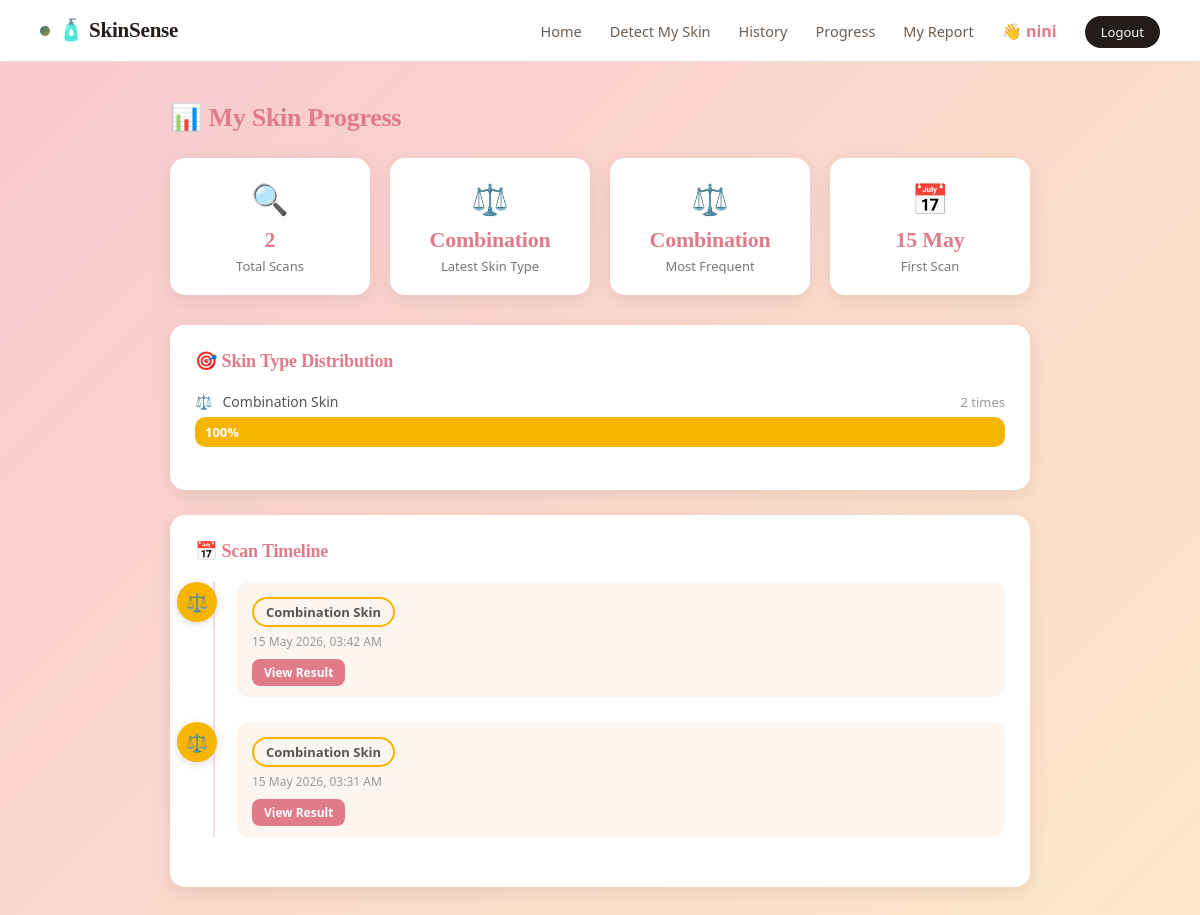
Screenshot of /progress.php (signed in) with the database file from the repository.
### tables this page shows
CREATE TABLE `skin_analysis` (
  `id` int NOT NULL,
  `user_id` int NOT NULL,
  `image_path` varchar(255) DEFAULT NULL,
  `skin_type` varchar(50) DEFAULT NULL,
  `detected_at` timestamp NULL DEFAULT CURRENT_TIMESTAMP
);

### progress.php (the view, shortened to what this page needs)
<?php
require_once 'includes/db.php';
$userId = $_SESSION['user_id'];
$result = mysqli_query($conn,
    "SELECT * FROM skin_analysis
     WHERE user_id='$userId'
     ORDER BY detected_at ASC");
$analyses = [];
while($row = mysqli_fetch_assoc($result)) {
    $analyses[] = $row;
}
$totalAnalyses = count($analyses);
$latest = !empty($analyses) ? end($analyses) : null;
$freqResult = mysqli_query($conn,
    "SELECT skin_type, COUNT(*) as total
     FROM skin_analysis
     WHERE user_id='$userId'
     GROUP BY skin_type
     ORDER BY total DESC
     LIMIT 1");
$mostFrequent = mysqli_fetch_assoc($freqResult);
$skinEmojis = [
    "oily" => "💦",
    "dry" => "🌵",
    "normal" => "✨",
    "combination" => "⚖️"
];
$skinColors = [
    "oily" => "#4ECDC4",
    "dry" => "#FF6B6B",
    "normal" => "#95E1D3",
    "combination" => "#F8B500"
];
?>
<!DOCTYPE html>
<html lang="en">
<head>
    <link rel="stylesheet" href="assets/css/style.css">
    <link rel="stylesheet" href="assets/css/style1.css">
</head>
<body>
<body class="gradient-bg">
    <nav>
        <div class="nav-container">
            <a href="home.php" style="text-decoration:none;">
                <h1 class="logo">🧴 SkinSense</h1>
            </a>
            <ul>
                <li><a href="home.php">Home</a></li>
                <li><a href="upload.php">Detect My Skin</a></li>
                <li><a href="history.php">History</a></li>
                <li><a href="progress.php">Progress</a></li>
                <li><a href="report.php">My Report</a></li>
                <?php if(isset($_SESSION['user_id'])): ?>
                    <li style="color:#e07b8a; font-weight:bold;">
                        👋 <?php echo $_SESSION['user_name']; ?>
                    </li>
                    <li><a href="#" class="btn-logout" onclick="openLogoutModal(event)">Logout</a></li>
                <?php else: ?>
                    <li><a href="login.php">Login</a></li>
                    <li><a href="register.php">Register</a></li>
                <?php endif; ?>
            </ul>
        </div>
    </nav>
    <div class="progress-container">
        <h2 class="progress-title">📊 My Skin Progress</h2>
        <?php if($totalAnalyses == 0): ?>
        <div class="empty-history">
            <span>📊</span>
            <h3>No data yet!</h3>
            <p>Upload your first photo to start tracking your progress</p>
            <a href="upload.php" class="btn-main">Start Detection →</a>
        </div>
        <?php else: ?>
        <div class="progress-stats">
            <div class="progress-stat-card">
                <span>🔍</span>
                <h3><?php echo $totalAnalyses; ?></h3>
                <p>Total Scans</p>
            </div>
            <div class="progress-stat-card">
                <span><?php echo $skinEmojis[$latest['skin_type']] ?? '🔍'; ?></span>
                <h3><?php echo ucfirst($latest['skin_type']); ?></h3>
                <p>Latest Skin Type</p>
            </div>
            <div class="progress-stat-card">
                <span><?php echo $skinEmojis[$mostFrequent['skin_type']] ?? '🔍'; ?></span>
                <h3><?php echo ucfirst($mostFrequent['skin_type']); ?></h3>
                <p>Most Frequent</p>
            </div>
            <div class="progress-stat-card">
                <span>📅</span>
                <h3><?php echo date('d M', strtotime($analyses[0]['detected_at'])); ?></h3>
                <p>First Scan</p>
            </div>
        </div>
        <div class="progress-section">
            <h3>🎯 Skin Type Distribution</h3>
            <?php
            $distResult = mysqli_query($conn,
                "SELECT skin_type, COUNT(*) as total
                 FROM skin_analysis
                 WHERE user_id='$userId'
                 GROUP BY skin_type
                 ORDER BY total DESC");
            while($dist = mysqli_fetch_assoc($distResult)):
                $percentage = round(($dist['total'] / $totalAnalyses) * 100);
                $color = $skinColors[$dist['skin_type']] ?? '#e07b8a';
            ?>
            <div class="progress-bar-row">
                <div class="progress-bar-label">
                    <span><?php echo $skinEmojis[$dist['skin_type']] ?? '🔍'; ?></span>
                    <span><?php echo ucfirst($dist['skin_type']); ?> Skin</span>
                    <span class="progress-count"><?php echo $dist['total']; ?> times</span>
                </div>
                <div class="progress-bar-track">
                    <div class="progress-bar-fill"
                         style="width:<?php echo $percentage; ?>%;
                                background:<?php echo $color; ?>;">
                        <?php echo $percentage; ?>%
                    </div>
                </div>
            </div>
            <?php endwhile; ?>
        </div>
        <div class="progress-section">
            <h3>📅 Scan Timeline</h3>
            <div class="timeline">
                <?php foreach(array_reverse($analyses) as $index => $analysis):
                    $skinType = $analysis['skin_type'];
                    $emoji = $skinEmojis[$skinType] ?? '🔍';
                    $color = $skinColors[$skinType] ?? '#e07b8a';
                ?>
                <div class="timeline-item">
                    <div class="timeline-dot"
                         style="background:<?php echo $color; ?>;">
                        <?php echo $emoji; ?>
                    </div>
                    <div class="timeline-content">
                        <div class="timeline-badge"
                             style="border-color:<?php echo $color; ?>;">
                            <?php echo ucfirst($skinType); ?> Skin
                        </div>
                        <p class="timeline-date">
                            <?php echo date('d M Y, h:i A',
                                strtotime($analysis['detected_at'])); ?>
                        </p>
                        <a href="result.php?id=<?php echo $analysis['id']; ?>"
                           class="btn-view" style="font-size:12px; padding:5px 12px;">
                            View Result
                        </a>
                    </div>
                </div>
                <?php endforeach; ?>
            </div>
        </div>
        <?php endif; ?>
    </div>
</body>
</html>

### assets/css/style.css (style rules this page uses)
:root { --paper: #FBF6EF; --paper-deep: #F3EADC; --ink: #241C18; --ink-soft: #6B5E54; --ink-faint: #9C8F82; --line: #E8DDD1; --card: #FFFFFF; --clay: #e07b8a; --clay-deep: #c0546a; --clay-tint: #fde8ec; --oily: #3D6E77; --oily-tint: #DCE9EA; --dry: #C08A3E; --dry-tint: #F2E6D1; --normal: #5F8A56; --normal-tint:#DFEBDA; --success: #4C8B5C; --success-tint: #E3F0E4; --error: #B8483A; --error-tint: #F7E4E0; --radius-sm: 8px; --radius-md: 14px; --radius-lg: 22px; --shadow: 0 10px 30px rgba(36,28,24,0.08); --shadow-sm: 0 4px 14px rgba(36,28,24,0.06); }
body { font-family: 'Quicksand', 'Segoe UI', sans-serif; }
h1, h2, h3 { font-family: 'Fredoka', 'Quicksand', sans-serif; font-weight: 600; }
* { margin: 0; padding: 0; box-sizing: border-box; }
html { scroll-behavior: smooth; }
body { background-color: var(--paper); color: var(--ink); font-family: 'IBM Plex Sans', 'Segoe UI', sans-serif; -webkit-font-smoothing: antialiased; }
.gradient-bg { background: linear-gradient(135deg, #f8c8d0, #fde8c8); min-height: 100vh; }
h1, h2, h3 { font-family: 'Newsreader', Georgia, serif; font-weight: 600; letter-spacing: -0.01em; }
nav { background-color: var(--card); padding: 18px 40px; border-bottom: 1px solid var(--line); }
.nav-container { display: flex; justify-content: space-between; align-items: center; max-width: 1200px; margin: 0 auto; }
.logo { color: var(--ink); font-size: 21px; font-weight: 600; letter-spacing: -0.01em; display: flex; align-items: center; gap: 8px; }
.logo::before { content: ""; display: inline-block; width: 10px; height: 10px; border-radius: 50%; background: linear-gradient(135deg, var(--oily) 0%, var(--normal) 50%, var(--dry) 100%); }
nav ul { list-style: none; display: flex; align-items: center; gap: 28px; }
nav ul li a { text-decoration: none; color: var(--ink-soft); font-weight: 500; font-size: 14.5px; transition: color 0.15s; }
.btn-logout { background: var(--ink) !important; color: var(--card) !important; padding: 7px 16px !important; border-radius: 999px !important; font-size: 13px !important; }

### rows the page displays
skin_analysis: skin_type "⚖️", skin_type "Combination", detected_at "15 May 2026, 03:42 AM"
skin_analysis: detected_at "15 May", skin_type "⚖️", skin_type "Combination", detected_at "15 May 2026, 03:31 AM"

### other values shown
$_SESSION['user_name'] "nini"
$totalAnalyses "2"
$skinEmojis[$mostFrequent['skin_type']] "⚖️"
$mostFrequent['skin_type'] "Combination"
$skinEmojis[$dist['skin_type']] "⚖️"
$dist['skin_type'] "Combination"
$dist['total'] "2"
$percentage "100"
